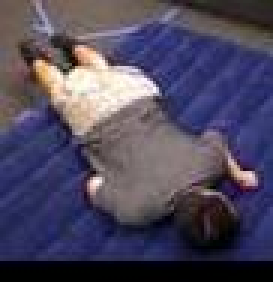
#> input picture fall_dataset/images/fall/1_cropped_0.jpg, 91 x 94 px (shown 3 times larger)
$ python -i balance_dataset_aug.py   (imports and definitions only)
#> lines starting #> are read from the running program, lines starting #| are printed output that depends on the picture
#> further down, picture is the input picture: PIL image 91x94 RGB; mean R, G, B 78, 72.1, 93.6
from __future__ import annotations

import argparse
import random
import shutil
from pathlib import Path

from PIL import Image, ImageEnhance, ImageFilter, ImageOps

# [1 line not run here, left out]

CLASS_NAMES = ["fall", "not-fall"]
SUPPORTED_EXTS = {".jpg", ".jpeg", ".png", ".bmp", ".webp"}


# [4 lines left out: function read_images, not called in this run]


def augment_image(img: Image.Image) -> Image.Image:
    """Apply lightweight augmentations to simulate a minority-class oversampling."""
    # Random horizontal flip
    if random.random() < 0.5:
        img = ImageOps.mirror(img)

    # Random rotation
    angle = random.uniform(-20, 20)
    img = img.rotate(angle, resample=Image.BILINEAR, expand=False)
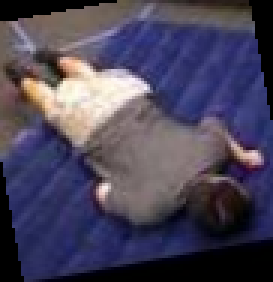
#> img: PIL image 91x94 RGB (shown 3 times larger); mean R, G, B 74, 68.4, 89.3

    # Random brightness/contrast tweaks
    if random.random() < 0.7:
        img = ImageEnhance.Brightness(img).enhance(random.uniform(0.8, 1.2))
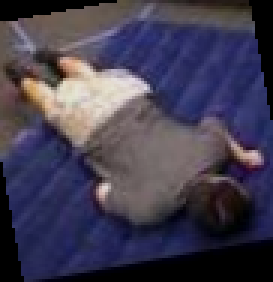
#> img: PIL image 91x94 RGB (shown 3 times larger); mean R, G, B 66.4, 61.4, 80.2
    if random.random() < 0.7:
        img = ImageEnhance.Contrast(img).enhance(random.uniform(0.8, 1.3))

    # Mild blur sometimes
    if random.random() < 0.2:
        img = img.filter(ImageFilter.GaussianBlur(radius=random.uniform(0.3, 1.0)))

    # Small zoom/crop effect
    if random.random() < 0.6:
        width, height = img.size
#> width = 91; height = 94
        new_w = max(32, int(width * random.uniform(0.88, 1.0)))
#> new_w = 85
        new_h = max(32, int(height * random.uniform(0.88, 1.0)))
#> new_h = 89
        left = random.randint(0, max(0, width - new_w))
#> left = 1
        top = random.randint(0, max(0, height - new_h))
#> top = 4
        img = img.crop((left, top, left + new_w, top + new_h))
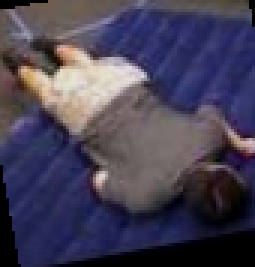
#> img: PIL image 85x89 RGB (shown 3 times larger); mean R, G, B 70.5, 65.1, 85.2
        img = img.resize((width, height), Image.BILINEAR)
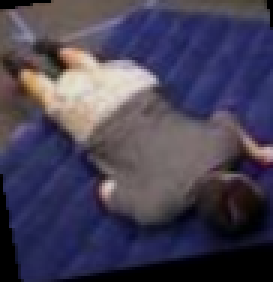
#> img: PIL image 91x94 RGB (shown 3 times larger); mean R, G, B 70.5, 65.1, 85.2

    return img.convert("RGB")


# [76 lines left out: functions balance_dataset, parse_args, not called in this run]


# [3 lines not run here, left out]

>>> from PIL import Image
>>> picture = Image.open('fall_dataset/images/fall/1_cropped_0.jpg')
>>> result = augment_image(picture)

$ run again, on fall_dataset/images/fall/31_cropped_0.jpg
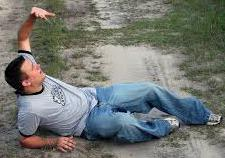
#> input picture fall_dataset/images/fall/31_cropped_0.jpg, 225 x 158 px
#> picture is the input picture: PIL image 225x158 RGB; mean R, G, B 114.4, 117.9, 113.8
#> in augment_image, `img = ImageEnhance.Brightness(img).enhance(random.uniform(0.8, 1.2))`:
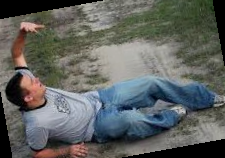
#> img: PIL image 225x158 RGB; mean R, G, B 95, 98.2, 95.3
#> in augment_image, `img = img.resize((width, height), Image.BILINEAR)`:
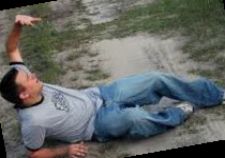
#> img: PIL image 225x158 RGB; mean R, G, B 98.8, 102.2, 99.9

$ run again, on fall_dataset/images/fall/33_cropped_1.jpg
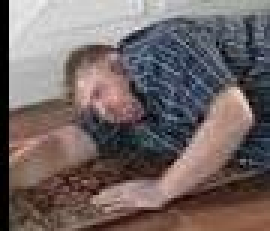
#> input picture fall_dataset/images/fall/33_cropped_1.jpg, 90 x 77 px (shown 3 times larger)
#> picture is the input picture: PIL image 90x77 RGB; mean R, G, B 113.5, 101.8, 100.9
#> in augment_image, `img = ImageEnhance.Brightness(img).enhance(random.uniform(0.8, 1.2))`:
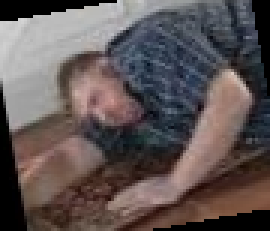
#> img: PIL image 90x77 RGB (shown 3 times larger); mean R, G, B 94.6, 84.7, 84.3
#> in augment_image, `img = img.resize((width, height), Image.BILINEAR)`:
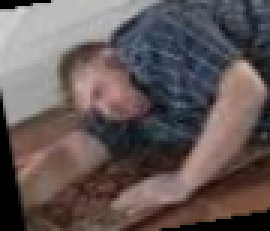
#> img: PIL image 90x77 RGB (shown 3 times larger); mean R, G, B 98.9, 87.8, 87.2

$ run again, on fall_dataset/images/fall/48_cropped_0.jpg
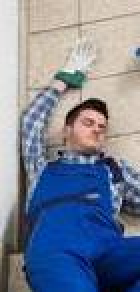
#> input picture fall_dataset/images/fall/48_cropped_0.jpg, 70 x 146 px (shown 2 times larger)
#> picture is the input picture: PIL image 70x146 RGB; mean R, G, B 123.1, 131.4, 150.4
#> in augment_image, `img = ImageEnhance.Brightness(img).enhance(random.uniform(0.8, 1.2))`:
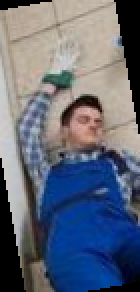
#> img: PIL image 70x146 RGB (shown 2 times larger); mean R, G, B 97.8, 104.7, 120.5
#> in augment_image, `img = img.resize((width, height), Image.BILINEAR)`:
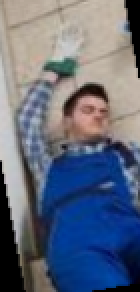
#> img: PIL image 70x146 RGB (shown 2 times larger); mean R, G, B 98.6, 106.7, 124.8
